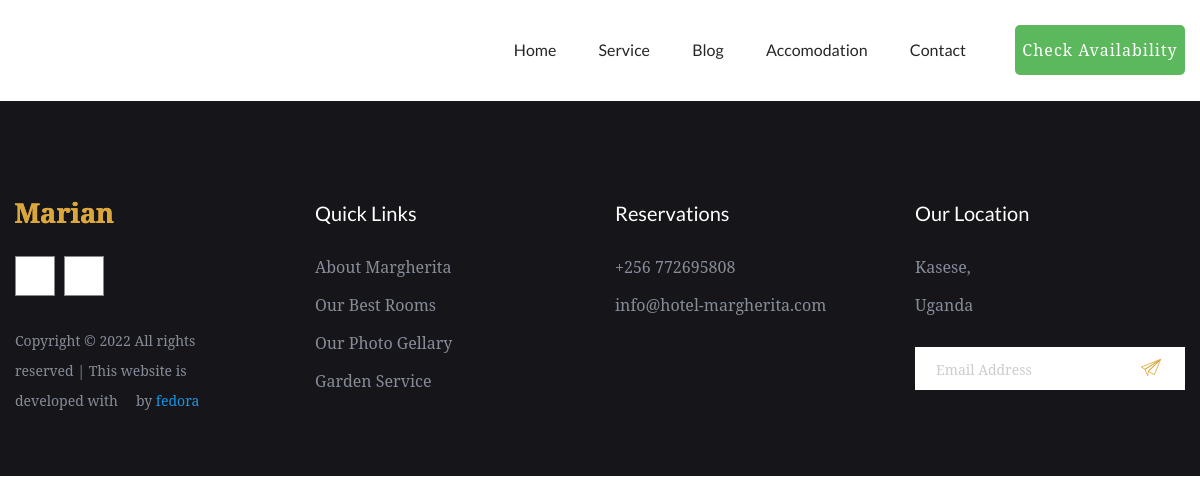
The page /services/ on the database as committed earlier.
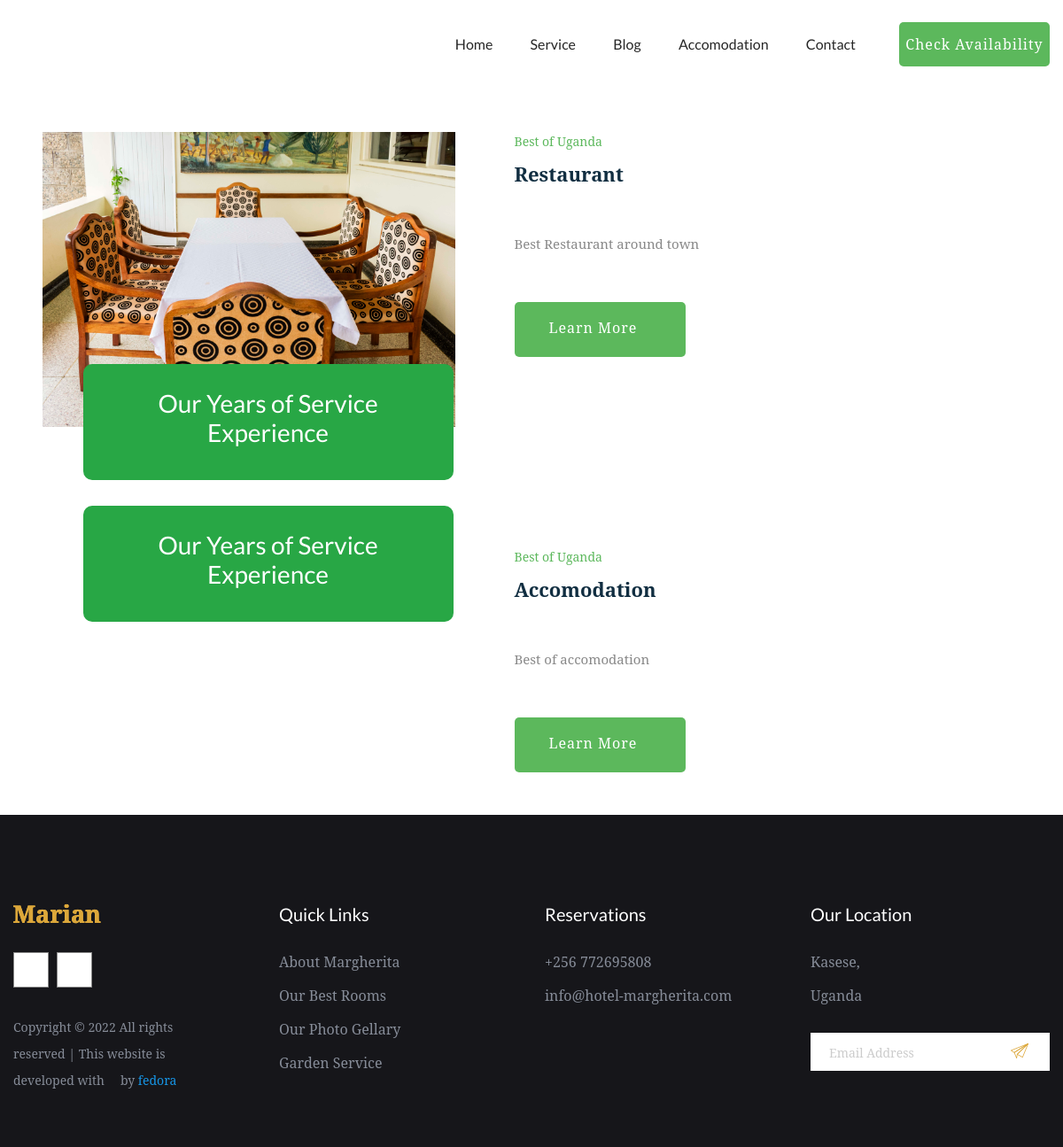
The same page on the database as committed later.
### app/models.py (models this page shows, shortened)
class Service(models.Model):
    title = models.CharField(max_length = 50)
    image = models.ImageField(upload_to = "services")
    description = RichTextField(blank = True)

### app/views.py (the view)
# urls.py: path('services/', views.service, name='service'),
def service(request):
    service = Service.objects.all()
    paginator = Paginator(service, 9)
    page = request.GET.get('page')
    service = paginator.get_page(page)
    dic = {
        'service': service,
    }
    return render(request, 'services.html', dic)

### templates/services.html
{% extends 'base.html' %}
{% block content %}
    {% include 'components/service_list.html' %}
{% endblock content %}

### templates/base.html (shortened to what this page needs)
<!doctype html>
{% load static %}
<html class="no-js" lang="zxx">
    <head>
            <link rel="stylesheet" href="{% static 'assets/css/bootstrap.min.css' %}">
            <link rel="stylesheet" href="{% static 'assets/css/owl.carousel.min.css' %}">
            <link rel="stylesheet" href="{% static 'assets/css/gijgo.css' %}">
            <link rel="stylesheet" href="{% static 'assets/css/slicknav.css' %}">
            <link rel="stylesheet" href="{% static 'assets/css/animate.min.css' %}">
            <link rel="stylesheet" href="{% static 'assets/css/magnific-popup.css' %}">
            <link rel="stylesheet" href="{% static 'assets/css/fontawesome-all.min.css' %}">
            <link rel="stylesheet" href="{% static 'assets/css/themify-icons.css' %}">
            <link rel="stylesheet" href="{% static 'assets/css/slick.css' %}">
            <link rel="stylesheet" href="{% static 'assets/css/nice-select.css' %}">
            <link rel="stylesheet" href="{% static 'assets/css/style.css' %}">
            <link rel="stylesheet" href="{% static 'assets/css/responsive.css' %}">
   </head>
   <body>
       {% include 'components/header.html' %}
       <main>
        {% block content %}
        {% endblock content %}
       </main>
       {% include 'components/footer.html' %}
    </body>
</html>

### templates/components/preloader.html (shortened to what this page needs)
    {% load static %}

### templates/components/header.html (shortened to what this page needs)
<header>
    {% load static %}
    <div class="header-area header-sticky">
        <div class="main-header ">
            <div class="container">
                <div class="row align-items-center">
                    <div class="col-xl-2 col-lg-2">
                        <div class="logo">
                            <a href="/"><img style="width: 100px;" src="{% static 'assets/img/logo/logo.png' %}" alt=""></a>
                        </div>
                    </div>
                    <div class="col-xl-8 col-lg-8">
                        <div class="main-menu f-right d-none d-lg-block">
                            <nav>
                                <ul id="navigation">
                                    <li><a href="/">Home</a></li>
                                    <li><a href="/services/">Service</a></li>
                                    <li><a href="/blog/">Blog</a></li>
                                    <li><a href="/rooms/">Accomodation</a></li>
                                    <li><a href="/contact/">Contact</a></li>
                                </ul>
                            </nav>
                        </div>
                    </div>
                    <div class="col-xl-2 col-lg-2">
                        <div class="header-btn">
                            <a href="#" class="btn btn1 d-none d-lg-block ">Check Availability</a>
                        </div>
                    </div>
                    <div class="col-12">
                    </div>
                </div>
            </div>
        </div>
    </div>
</header>

### templates/components/service_list.html (shortened to what this page needs)
{% load static %}
<div>
    {% for rs in service %}
    <section class="make-customer-area fix p-5">
        <div class="container-fluid p-0">
            <div class="row">
                <div class="col-xl-5 col-lg-6">
                    <div class="customer-img mb-40">
                        <img src="{{rs.image.url}}" class="customar-img1" alt="">
                        <div class="service-experience heartbeat bg-success">
                            <h3>Our Years of Service<br>Experience</h3>
                        </div>
                    </div>
                </div>
                <div class=" col-xl-4 col-lg-4">
                    <div class="customer-caption">
                        <span>Best of Uganda</span>
                        <h2>{{rs.title}}</h2>
                        <div class="caption-details">
                            <p>{{rs.description |truncatechars_html:150|safe }}</p>
                            <a href="#" class="btn more-btn1">Learn More <i class="ti-angle-right"></i> </a>
                        </div>
                    </div>
                </div>
            </div>
        </div>
    </section>
    {% endfor %}
</div>

### templates/components/footer.html (shortened to what this page needs)
<footer>
    <div class="footer-area black-bg footer-padding">
        <div class="container">
            <div class="row d-flex justify-content-between">
                <div class="col-xl-3 col-lg-3 col-md-4 col-sm-6">
                    <div class="single-footer-caption mb-30">
                        <div class="footer-logo">
                            <a href="index.html"><img src="assets/img/logo/logo2_footer.png" alt=""></a>
                        </div>
                        <div class="footer-social footer-social2">
                            <a href="#"><i class="fab fa-facebook-f"></i></a>
                            <a href="#"><i class="fab fa-twitter"></i></a>
                        </div>
                        <div class="footer-pera">
                            <p>
                                Copyright &copy;
                                <script>document.write(new Date().getFullYear());</script> All rights reserved | This
                                website is developed with <i class="ti-heart" aria-hidden="true"></i> by <a
                                    href="https://www.linkedin.com/in/timothy-atwanzire-795ba1223/" target="_blank">fedora</a>
                            </p>
                        </div>
                    </div>
                </div>
                <div class="col-xl-3 col-lg-3 col-md-3 col-sm-5">
                    <div class="single-footer-caption mb-30">
                        <div class="footer-tittle">
                            <h4>Quick Links</h4>
                            <ul>
                                <li><a href="#">About Margherita</a></li>
                                <li><a href="#">Our Best Rooms</a></li>
                                <li><a href="#">Our Photo Gellary</a></li>
                                <li><a href="#">Garden Service</a></li>
                            </ul>
                        </div>
                    </div>
                </div>
                <div class="col-xl-3 col-lg-3 col-md-3 col-sm-3">
                    <div class="single-footer-caption mb-30">
                        <div class="footer-tittle">
                            <h4>Reservations</h4>
                            <ul>
                                <li><a href="tel:+256772695808">+256 772695808</a></li>
                                <li><a href="mailto:info@hotel-margherita.com">info@hotel-margherita.com</a></li>
                            </ul>
                        </div>
                    </div>
                </div>
                <div class="col-xl-3 col-lg-3 col-md-4  col-sm-5">
                    <div class="single-footer-caption mb-30">
                        <div class="footer-tittle">
                            <h4>Our Location</h4>
                            <ul>
                                <li><a href="#">Kasese,</a></li>
                                <li><a href="#">Uganda</a></li>
                            </ul>
                            <div class="footer-form">
                                <div id="mc_embed_signup">
                                    <form target="_blank"
                                        action="https://spondonit.us12.list-manage.com/subscribe/post?u=1462626880ade1ac87bd9c93a&amp;id=92a4423d01"
                                        method="get" class="subscribe_form relative mail_part">
                                        <input type="email" name="email" id="newsletter-form-email"
                                            placeholder="Email Address" class="placeholder hide-on-focus"
                                            onfocus="this.placeholder = ''"
                                            onblur="this.placeholder = ' Email Address '">
                                        <div class="form-icon">
                                            <button type="submit" name="submit" id="newsletter-submit"
                                                class="email_icon newsletter-submit button-contactForm"><img
                                                    src="assets/img/logo/form-iocn.jpg" alt=""></button>
                                        </div>
                                    </form>
                                </div>
                            </div>
                        </div>
                    </div>
                </div>
            </div>
        </div>
    </div>
</footer>

Rows that differ between the two databases and show on the page:
added Service: image (picture), title "Restaurant", description "Best Restaurant around town"
added Service: title "Accomodation", description "Best of accomodation"
